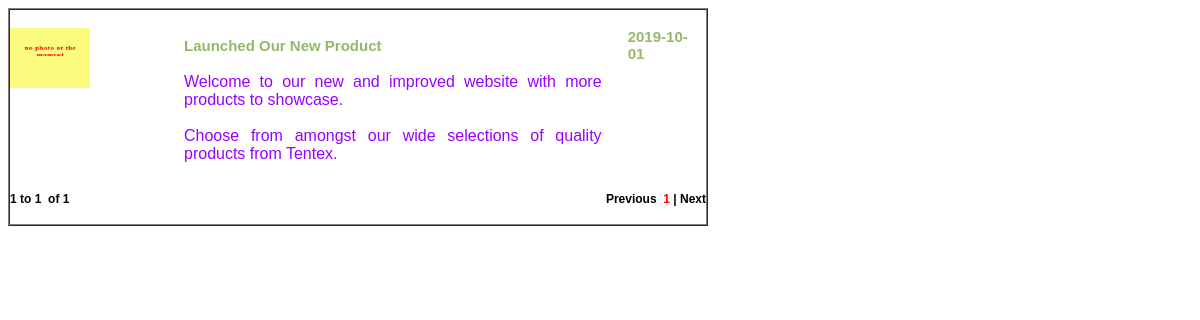
The page /Static/index2.php on the database its author committed.
### tables this page shows
CREATE TABLE `events_02` (
  `id` int(11) NOT NULL,
  `category` longtext NOT NULL,
  `image1` varchar(250) NOT NULL,
  `image2` varchar(111) NOT NULL,
  `image3` varchar(111) NOT NULL,
  `name` varchar(250) NOT NULL DEFAULT '',
  `status` int(11) NOT NULL DEFAULT 1,
  `pdf_file` varchar(250) NOT NULL DEFAULT '',
  `weblink` varchar(250) NOT NULL DEFAULT '',
  `type` int(11) NOT NULL DEFAULT 2,
  `briefing` varchar(500) NOT NULL,
  `description` longtext NOT NULL,
  `comment_featured` int(2) NOT NULL,
  `date` date NOT NULL DEFAULT '0000-00-00',
  `happening` varchar(250) NOT NULL DEFAULT ''
);

### Static/events_content.php (the view, shortened to what this page needs)
<?php require_once('Connections/pamconnection.php');
$abc=base64_decode($_GET['id']);
$query="select * from events_02 where status=1 and id!='$abc' order by date desc";
$currentPage = $_SERVER["PHP_SELF"];
$maxRows_Rs1 = 5;
$pageNum_Rs1 = 0;
$startRow_Rs1 = $pageNum_Rs1 * $maxRows_Rs1;
mysqli_select_db($conn, $database_pamconnection);
$query_limit_Rs1 = sprintf("%s LIMIT %d, %d", $query, $startRow_Rs1, $maxRows_Rs1);
$Rs1 = mysqli_query($conn, $query_limit_Rs1) or die(mysqli_error());
$row_Rs1 = mysqli_fetch_assoc($Rs1);
if(!empty($_GET['totalRows_Rs1'])) {
  $totalRows_Rs1 = $_GET['totalRows_Rs1'];
} else {
  $all_Rs1 = mysqli_query($conn, $query);
  $totalRows_Rs1 = mysqli_num_rows($all_Rs1);
}
$totalPages_Rs1 = ceil($totalRows_Rs1/$maxRows_Rs1)-1;
$queryString_Rs1 = "";
?>
<!DOCTYPE html PUBLIC "-//W3C//DTD XHTML 1.0 Transitional//EN" "http://www.w3.org/TR/xhtml1/DTD/xhtml1-transitional.dtd">
<html xmlns="http://www.w3.org/1999/xhtml">
<head>
</head>
<link href="css.css" rel="stylesheet" type="text/css">
<body>
<table width="100%" border="0" cellpadding="0" cellspacing="0">
  <tr>
    <td>
    <table width="100%" border="0" cellpadding="0" cellspacing="0">
  <tr>
    <td>&nbsp;</td>
    </tr>
  </table>
    <?php if($row_Rs1!=''){ do{?>
    <table width="100%" border="0" cellpadding="0" cellspacing="0">
      <tr valign="top">
        <td width="25%"><a href="javascript:;"><?php if($row_Rs1['image1']!=''){?><img src="cms/news/<?php echo $row_Rs1['image1'];?>" width="80" height="60" border="0" onclick="MM_openBrWindow('enlarge_news.php?id=<?php echo base64_encode($row_Rs1['id'])?>','','width=480,height=360')" /></a><?php } else echo '<img src="images/default_pic.jpg" width="80" height="60" border="0">'?></td>
        <td width="75%"><table width="100%" border="0" cellpadding="0" cellspacing="0">
          <tr>
            <td><table width="100%" border="0" cellpadding="0" cellspacing="0">
              <tr class="news">
                <td width="85%"><?php echo $row_Rs1['name'];?>&nbsp;</td>
                <td width="15%"><?php echo $row_Rs1['date'];?>&nbsp;</td>
                </tr>
              </table></td>
            </tr>
          <tr>
            <td><table width="100%" border="0" cellpadding="0" cellspacing="0">
              <tr class="news_text">
                <td width="80%" align="justify"><?php echo $row_Rs1['description'];?><?php if ($row_Rs1==''){?><?php echo 'No item posted at the moment'?><?php }?></td>
                <td width="5%">&nbsp;</td>
                <td width="15%">
                  </td>
              </tr>
              </table></td>
          </tr>
          </table></td>
        </tr>
                <tr><td>&nbsp;</td></tr>
    </table>
    <?php }while($row_Rs1 = mysqli_fetch_assoc($Rs1));} else echo 'No item posted at the moment'?>
    <table width="100%" border="0" cellpadding="0" cellspacing="0">
      <tr class="title5">
        <td width="50%"><?php if ($totalRows_Rs1 > 0 ) {?>
                  <?php echo ($startRow_Rs1 + 1) ?> to <?php echo min($startRow_Rs1 + $maxRows_Rs1, $totalRows_Rs1); echo '&nbsp;';?> of <?php echo $totalRows_Rs1; }?> </td>
        <td width="50%" align="right"><?php if ($totalRows_Rs1 > 0 ) {
					$initialpage=0;
					$totalpg=$totalPages_Rs1+1;?>
                  <a href="<?php printf("%s?pageNum_Rs1=%d%s", $currentPage, max(0, $pageNum_Rs1 - 1), $queryString_Rs1); ?>">Previous</a>
                  <?php do{
					$initialpage++;
					if($pageNum_Rs1==($initialpage-1)) {
					echo '&nbsp;<span class="title5"><font color=#FF0000>'.$initialpage.'</font></span>&nbsp;|';
					} else {?>
&nbsp;<a href="<?php printf("%s?pageNum_Rs1=%d%s", $currentPage, $initialpage-1, $queryString_Rs1); ?>"><?php echo $initialpage?></a>
              <?php }
					}while($initialpage!=$totalpg);?>
              <a href="<?php printf("%s?pageNum_Rs1=%d%s", $currentPage, min($totalPages_Rs1, $pageNum_Rs1 + 1), $queryString_Rs1); ?>">Next</a>
              <?php } ?>
              </td>
        </tr>
    </table></td>
  </tr>
</table>
</body>
</html>

### Static/css.css (style rules this page uses)
.news_text { font-family:Arial, Helvetica, sans-serif; color:#9900FF; font-size:11px; }
.news { font-family:Arial, Helvetica, sans-serif;color:#95B769;font-size:15px;font-weight:bold;text-decoration:none; }
.title5 { font-family:Arial, Helvetica, sans-serif; font-size:12px; font-weight:bold; color:#000000 }
.title5 a:link { font-family:Arial, Helvetica, sans-serif; font-size:12px; font-weight:bold; color:#000000; text-decoration:none }

### rows shown on the page
events_02: name "Launched Our New Product", date "2019-10-01", description "Welcome to our new and improved website with more products to showcase. Choose from amongst our wide selections of quality products from Tentex."

### other values the page prints
$startRow_Rs1 + 1 "1"
min($startRow_Rs1 + $maxRows_Rs1, $totalRows_Rs1) "1"
$totalRows_Rs1 "1"
